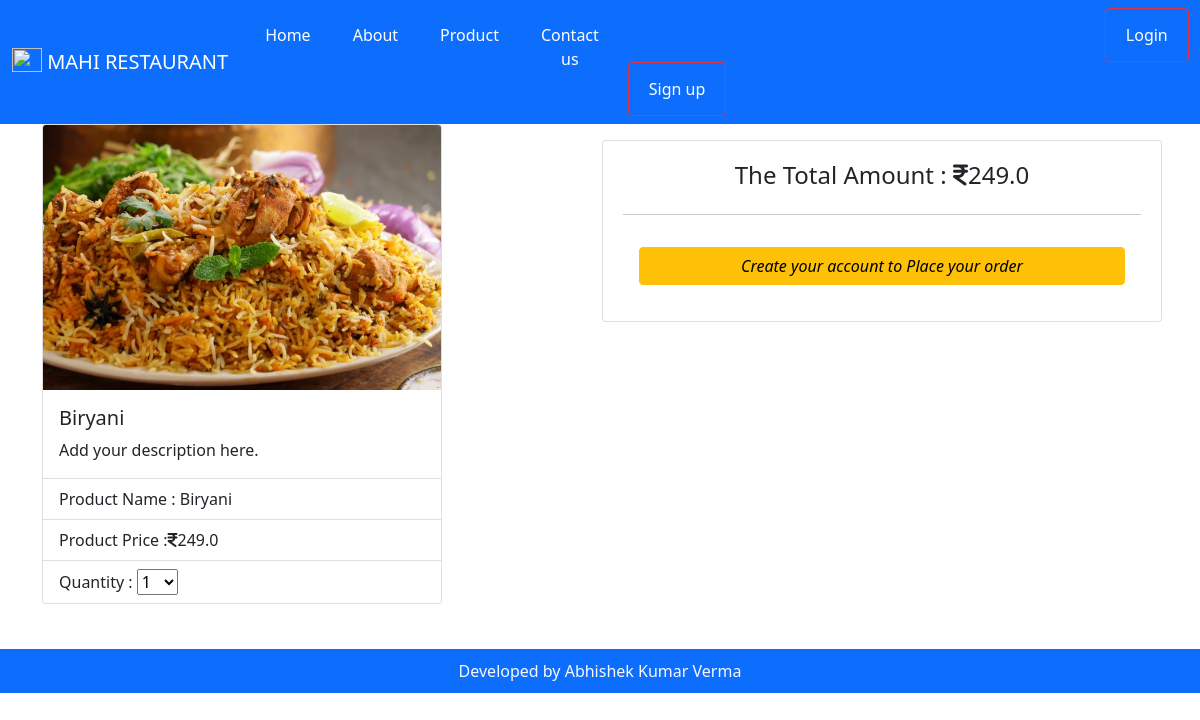
The app's page /view/14/ with its own data.
### home/models.py (models this page shows, shortened)
class Add_product(models.Model):
    name = models.CharField(max_length=122)
    img = models.FileField(upload_to="uploads/")
    price = models.FloatField()

### home/views.py (the view)
# urls.py: path("view/<int:pk>/",views.view,name = 'view'),
def view(request,pk):
    Add_products = Add_product.objects.get(id = pk)
    return render(request,'view.html',{'Add_products': Add_products})

### template/view.html (shortened to what this page needs)
{% extends 'base.html' %}
{% block body %}
<form method = "POST" action="/welcome">
<div class="container">
  <div class="row ">
    <div class="col ">
      <div class="card" style="width: 25rem;">
        <img src="{{Add_products.img.url}}" class="card-img-top" alt="...">
        <div class="card-body">
          <h5 class="card-title">{{Add_products.name}}</h5>
          <p class="card-text">Add your description here.</p>
        </div>
        <ul class="list-group list-group-flush">
          <li class="list-group-item" name = 'product_name'>Product Name : {{Add_products.name}}</li>
          <li class="list-group-item" name = 'product_price'>Product Price :<i class="fa fa-inr "> </i>{{Add_products.price}}</li>
          <li class="list-group-item">
            Quantity :
            <select name = "quantity" onChange="qantityChange(event)">
              <option>1</option>
            </select>
          </li>
        </ul>
      </div>
    </div>
    <div class="col row-cols-1 row-cols-sm-2 row-cols-md-3 g-3 ">
      <div class="col ">
        <div class="card text-center" style="width: 35rem; padding:20px; ">
          <h4>The Total Amount : <i class="fa fa-inr "> </i><span id="grandTotal">{{Add_products.price}}</span></h4>
          <hr>
          {% if user.is_authenticated %}
          <div class="card-body">
            <div class="d-grid gap-2">
              <button class="btn btn-warning" onclick="submitOrder()" type="submit"><a
                  style="text-decoration: none; color : black" href='/welcome'><i> Place your order</i> </a></button>
            </div>
          </div>
          {% else %}
          <div class="card-body">
            <div class="d-grid gap-2">
              <button class="btn btn-warning" type="button"><a style="text-decoration: none; color : black"
                  href='/register'><i>Create your account to Place your order</i> </a></button>
            </div>
          </div>
          {% endif %}
        </div>
      </div>
    </div>
  </div>
</div>
</form>
{% endblock body %}

### records on screen
Add_product: img (picture), name "Biryani", price "249.0"
